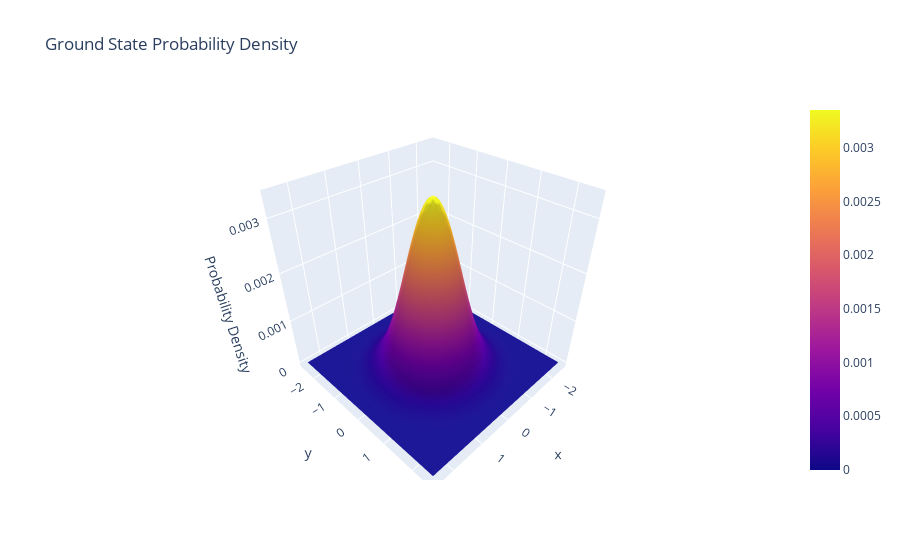
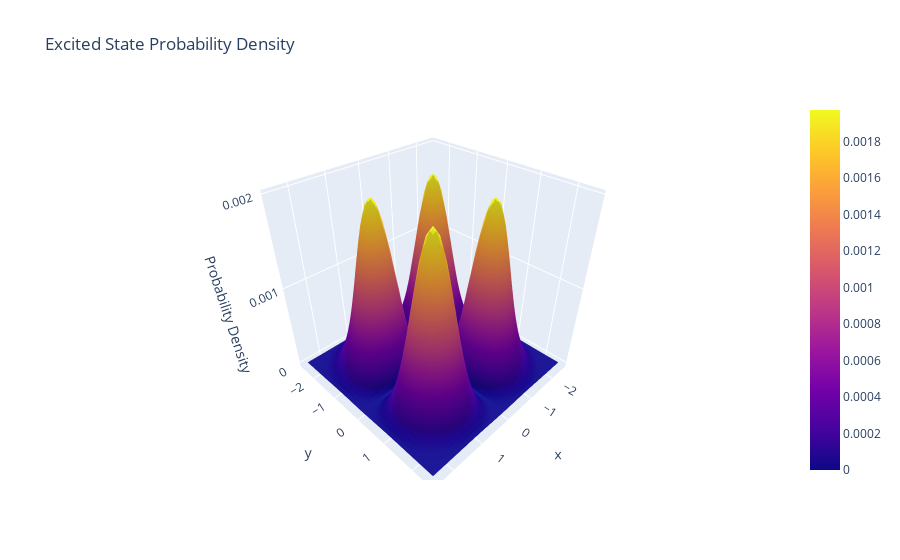

The cell these charts' notebook holds for them, in order:
### Markdown cell above
Surface plots

### Code cell
import numpy as np
import plotly.graph_objects as go
from scipy.linalg import eigh

# Constants
hbar = 1.0
mass = 1.0
L = 5.0  # Reduced domain size for faster computation
N = 50  # Reduced number of grid points
x = np.linspace(-L/2, L/2, N)  # Define the x-axis
y = np.linspace(-L/2, L/2, N)  # Define the y-axis
X, Y = np.meshgrid(x, y)

# Create the potential energy function (V(x, y)) for a 2D harmonic oscillator
def potential(x, y, omega_x, omega_y):
    return 0.5 * mass * (omega_x**2 * x**2 + omega_y**2 * y**2)

omega_x = 1.0  # Angular frequency in the x-direction
omega_y = 1.0  # Angular frequency in the y-direction

# Initialize arrays to store eigenvalues and eigenfunctions
eigenvalues = []
eigenfunctions = []

# Solve the Schrödinger equation for the 2D harmonic oscillator
V = potential(X, Y, omega_x, omega_y)
dx = x[1] - x[0]
dy = y[1] - y[0]
T_x = (-hbar**2 / (2 * mass)) * (np.diag(-2.0 / dx**2 * np.ones(N)) + 
            np.diag(1.0 / dx**2 * np.ones(N - 1), 1) + 
            np.diag(1.0 / dx**2 * np.ones(N - 1), -1))
T_y = (-hbar**2 / (2 * mass)) * (np.diag(-2.0 / dy**2 * np.ones(N)) + 
            np.diag(1.0 / dy**2 * np.ones(N - 1), 1) + 
            np.diag(1.0 / dy**2 * np.ones(N - 1), -1))

# Construct the 2D kinetic energy operator
T = np.kron(T_x, np.eye(N)) + np.kron(np.eye(N), T_y)

H = T + np.diag(V.flatten())  # Flatten V to match the shape of T
eigvals, eigvecs = eigh(H)

# Extract the ground state and an excited state (nth)
ground_state = eigvecs[:, 0].reshape(N, N)
excited_state = eigvecs[:, 3].reshape(N, N)  # INPUT the 'n' for the excited state

# Calculate the probability density for each state (normalize)
ground_state_prob_density = np.abs(ground_state)**2 / np.sum(np.abs(ground_state)**2)
excited_state_prob_density = np.abs(excited_state)**2 / np.sum(np.abs(excited_state)**2)

# Create 3D surface plots for the probability density
fig_ground_state = go.Figure(data=[go.Surface(z=ground_state_prob_density, x=x, y=y)])
fig_excited_state = go.Figure(data=[go.Surface(z=excited_state_prob_density, x=x, y=y)])

fig_ground_state.update_layout(title='Ground State Probability Density',
                    scene=dict(xaxis_title='x', yaxis_title='y', zaxis_title='Probability Density'))
fig_excited_state.update_layout(title='Excited State Probability Density',
                    scene=dict(xaxis_title='x', yaxis_title='y', zaxis_title='Probability Density'))

# Show the Plotly plots
fig_ground_state.show()
fig_excited_state.show()

### Figure 1 — Plotly figure (JSON) as saved in the notebook; plotly's stock layout.template omitted (floating-point values rounded to 4 significant figures; data arrays with more than 128 entries replaced by an {"elided": "..."} marker saying what was removed)
{"data": [{"type": "surface", "x": [-2.5, -2.398, -2.296, -2.194, -2.092, -1.99, -1.888, -1.786, -1.684, -1.582, -1.48, -1.378, -1.276, -1.173, -1.071, -0.9694, -0.8673, -0.7653, -0.6633, -0.5612, -0.4592, -0.3571, -0.2551, -0.1531, -0.05102, 0.05102, 0.1531, 0.2551, 0.3571, 0.4592, 0.5612, 0.6633, 0.7653, 0.8673, 0.9694, 1.071, 1.173, 1.276, 1.378, 1.48, 1.582, 1.684, 1.786, 1.888, 1.99, 2.092, 2.194, 2.296, 2.398, 2.5], "y": [-2.5, -2.398, -2.296, -2.194, -2.092, -1.99, -1.888, -1.786, -1.684, -1.582, -1.48, -1.378, -1.276, -1.173, -1.071, -0.9694, -0.8673, -0.7653, -0.6633, -0.5612, -0.4592, -0.3571, -0.2551, -0.1531, -0.05102, 0.05102, 0.1531, 0.2551, 0.3571, 0.4592, 0.5612, 0.6633, 0.7653, 0.8673, 0.9694, 1.071, 1.173, 1.276, 1.378, 1.48, 1.582, 1.684, 1.786, 1.888, 1.99, 2.092, 2.194, 2.296, 2.398, 2.5], "z": {"elided": "50x50 float values"}}], "layout": {"scene": {"xaxis": {"title": {"text": "x"}}, "yaxis": {"title": {"text": "y"}}, "zaxis": {"title": {"text": "Probability Density"}}}, "title": {"text": "Ground State Probability Density"}}}

### Figure 2 — Plotly figure (JSON) as saved in the notebook; plotly's stock layout.template omitted (floating-point values rounded to 4 significant figures; data arrays with more than 128 entries replaced by an {"elided": "..."} marker saying what was removed)
{"data": [{"type": "surface", "x": [-2.5, -2.398, -2.296, -2.194, -2.092, -1.99, -1.888, -1.786, -1.684, -1.582, -1.48, -1.378, -1.276, -1.173, -1.071, -0.9694, -0.8673, -0.7653, -0.6633, -0.5612, -0.4592, -0.3571, -0.2551, -0.1531, -0.05102, 0.05102, 0.1531, 0.2551, 0.3571, 0.4592, 0.5612, 0.6633, 0.7653, 0.8673, 0.9694, 1.071, 1.173, 1.276, 1.378, 1.48, 1.582, 1.684, 1.786, 1.888, 1.99, 2.092, 2.194, 2.296, 2.398, 2.5], "y": [-2.5, -2.398, -2.296, -2.194, -2.092, -1.99, -1.888, -1.786, -1.684, -1.582, -1.48, -1.378, -1.276, -1.173, -1.071, -0.9694, -0.8673, -0.7653, -0.6633, -0.5612, -0.4592, -0.3571, -0.2551, -0.1531, -0.05102, 0.05102, 0.1531, 0.2551, 0.3571, 0.4592, 0.5612, 0.6633, 0.7653, 0.8673, 0.9694, 1.071, 1.173, 1.276, 1.378, 1.48, 1.582, 1.684, 1.786, 1.888, 1.99, 2.092, 2.194, 2.296, 2.398, 2.5], "z": {"elided": "50x50 float values"}}], "layout": {"scene": {"xaxis": {"title": {"text": "x"}}, "yaxis": {"title": {"text": "y"}}, "zaxis": {"title": {"text": "Probability Density"}}}, "title": {"text": "Excited State Probability Density"}}}
